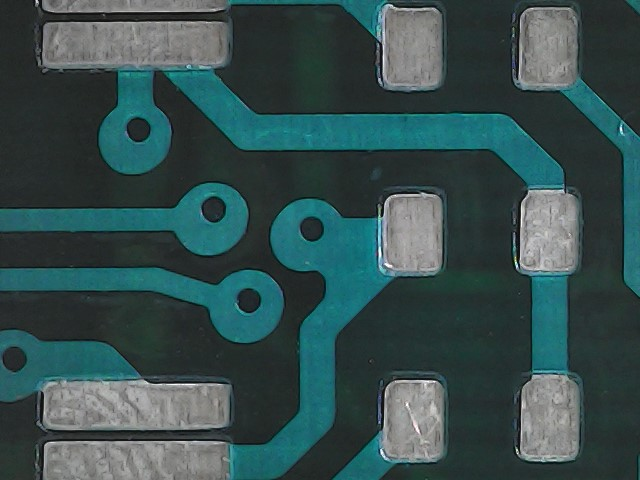
#> input picture Tugas 2/WIN_20230126_05_35_34_Pro.jpg, 640 x 480 px
$ python Mean_Filter.py   (older library calls are emulated)
#> lines starting #> are read from the running program, lines starting #| are printed output that depends on the picture; long printed decimals are rounded
from turtle import shape
import cv2
import numpy as np
import matplotlib.pyplot as plt
from skimage.metrics import structural_similarity as ssim

# original image
#Silakan mengganti dengan gambar anda sendiri
f_R = cv2.cvtColor(cv2.imread(r"WIN_20230126_05_35_34_Pro.jpg"), cv2.COLOR_BGR2RGB)

def main():
    #Generate a Gaussian noise
    x, y = np.shape(f_R[:,:,0])
    gauss_noise=np.zeros((x,y),dtype=np.uint8)
    cv2.randn(gauss_noise,100,50)
    gauss_noise=(gauss_noise*1).astype(np.uint8)

    #Generate a salt and pepper noise
    imp_noise=np.zeros((x,y),dtype=np.uint8)
    cv2.randu(imp_noise,0,255)
    impulse_noise=cv2.threshold(imp_noise,200,255,cv2.THRESH_BINARY)[1]

    #Generate uniform noise
    uni_noise=np.zeros((x,y),dtype=np.uint8)
    cv2.randu(uni_noise,100,500)
    uniform_noise=(uni_noise*0.1).astype(np.uint8)

    # adding a gaussian noise to imgage
    g = cv2.add(f_R[:,:,2], gauss_noise)
    g_imp = cv2.add(f_R[:,:,2], impulse_noise)
    g_uni = cv2.add(f_R[:,:,2], uniform_noise)

    Mean_filter(g, g)
    Mean_filter(g_imp, g_imp)
    Mean_filter(g_uni, g_uni)

    plt.show()

def Mean_filter(noise_img, n_img):
    fig, (ax1, ax2, ax3) =plt.subplots(1, 3)
    denoised_img = cv2.blur(noise_img,(15,15))

    d_score = ssim(f_R[:,:,2], denoised_img, multichannel=True, gaussian_weights=True, sigma=1.5, use_sample_covariance=False, data_range=1.0)
    n_score = ssim(f_R[:,:,2], n_img, multichannel=True, gaussian_weights=True, sigma=1.5, use_sample_covariance=False, data_range=1.0)
    d_psnr = cv2.PSNR(f_R[:,:,2], denoised_img)
    n_psnr = cv2.PSNR(f_R[:,:,2], n_img)

    print("psnr Mean filtered image: ", d_psnr)
    print("psnr noise image: ", n_psnr)
    print("ssim Mean filtered image: ", d_score)
    print("ssim noise image: ", n_score)
    print("------------------------------------------")

    ax1.imshow(denoised_img, cmap="gray")
    ax1.set_title("Mean Filtered Image")
    ax2.imshow(f_R[:,:,2], cmap='gray')
    ax2.set_title("Original Image")
    ax3.imshow(n_img, cmap='gray')
    ax3.set_title("Noise Image")

if __name__== "__main__":
    main()
#> in main, `cv2.randu(imp_noise,0,255)`:
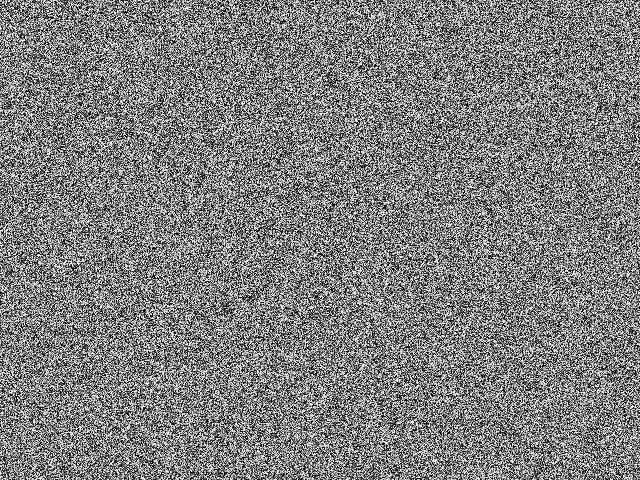
#> imp_noise: shape (480, 640); min 0, max 254, mean 126.8
#> in main, `cv2.randu(uni_noise,100,500)`:
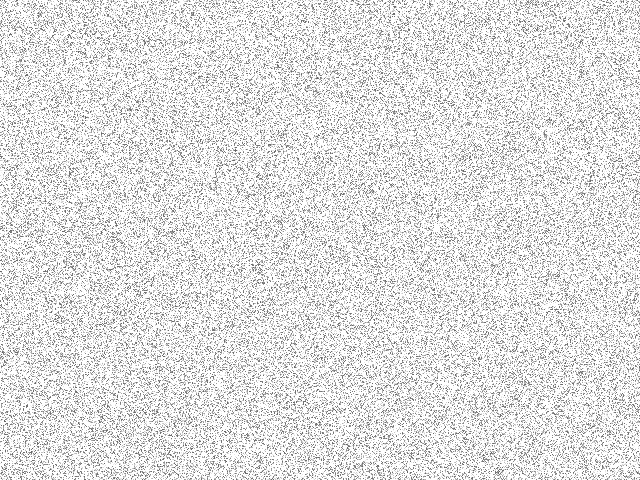
#> uni_noise: shape (480, 640); min 100, max 255, mean 224.7
#> in main, `g_imp = cv2.add(f_R[:,:,2], impulse_noise)`:
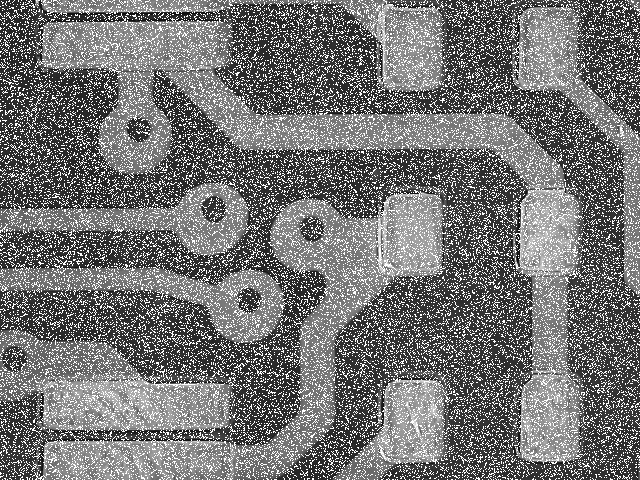
#> g_imp: shape (480, 640); min 0, max 255, mean 115.8
#> in Mean_filter, `denoised_img = cv2.blur(noise_img,(15,15))`:
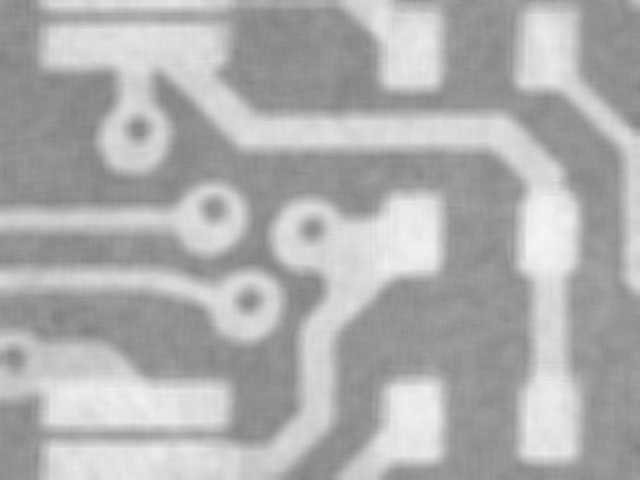
#> denoised_img: shape (480, 640); min 129, max 245, mean 174.7
#> in Mean_filter, `d_score = ssim(f_R[:,:,2], denoised_img, multichannel=True, gaussian_w..`: d_score = 0.052
#> in Mean_filter, `n_score = ssim(f_R[:,:,2], n_img, multichannel=True, gaussian_weights=..`: n_score = 0.0494
#> in Mean_filter, `d_psnr = cv2.PSNR(f_R[:,:,2], denoised_img)`: d_psnr = 8.33
#> in Mean_filter, `n_psnr = cv2.PSNR(f_R[:,:,2], n_img)`: n_psnr = 7.62
#| psnr Mean filtered image:  8.329
#| psnr noise image:  7.625
#| ssim Mean filtered image:  0.05202
#| ssim noise image:  0.04938
#> in Mean_filter (call 2), `denoised_img = cv2.blur(noise_img,(15,15))`:
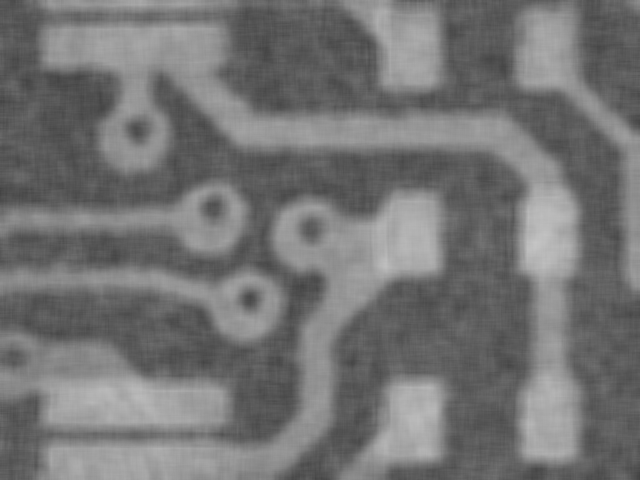
#> denoised_img: shape (480, 640); min 67, max 197, mean 115.8
#> in Mean_filter (call 2), `d_score = ssim(f_R[:,:,2], denoised_img, multichannel=True, gaussian_w..`: d_score = 0.0514
#> in Mean_filter (call 2), `n_score = ssim(f_R[:,:,2], n_img, multichannel=True, gaussian_weights=..`: n_score = 0.125
#> in Mean_filter (call 2), `d_psnr = cv2.PSNR(f_R[:,:,2], denoised_img)`: d_psnr = 15.71
#> in Mean_filter (call 2), `n_psnr = cv2.PSNR(f_R[:,:,2], n_img)`: n_psnr = 9.72
#| psnr Mean filtered image:  15.706
#| psnr noise image:  9.720
#| ssim Mean filtered image:  0.05144
#| ssim noise image:  0.1254
#> in Mean_filter (call 3), `denoised_img = cv2.blur(noise_img,(15,15))`:
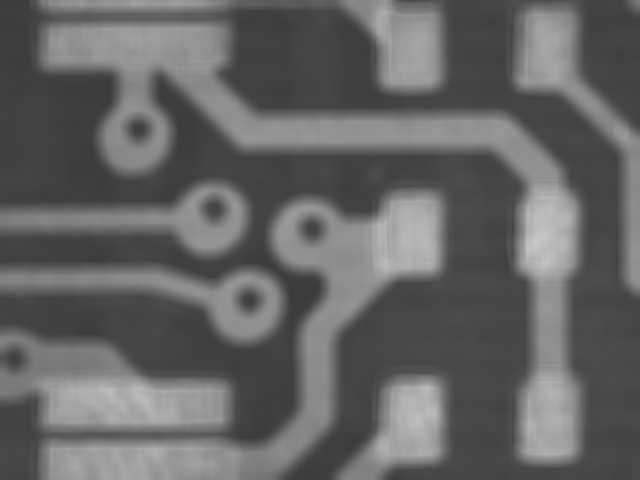
#> denoised_img: shape (480, 640); min 59, max 199, mean 100.5
#> in Mean_filter (call 3), `d_score = ssim(f_R[:,:,2], denoised_img, multichannel=True, gaussian_w..`: d_score = 0.0943
#> in Mean_filter (call 3), `n_score = ssim(f_R[:,:,2], n_img, multichannel=True, gaussian_weights=..`: n_score = 0.421
#> in Mean_filter (call 3), `d_psnr = cv2.PSNR(f_R[:,:,2], denoised_img)`: d_psnr = 19.51
#> in Mean_filter (call 3), `n_psnr = cv2.PSNR(f_R[:,:,2], n_img)`: n_psnr = 21.09
#| psnr Mean filtered image:  19.512
#| psnr noise image:  21.093
#| ssim Mean filtered image:  0.09433
#| ssim noise image:  0.4208
#> in main, `plt.show()`:
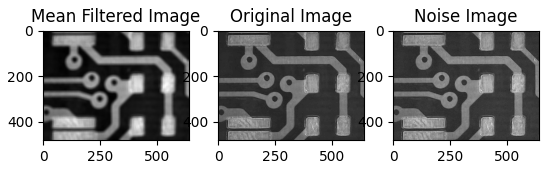
#> figure drawn by matplotlib, 3 panels
